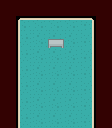

Rendered tile map (Tiled .tmx) drawn with the repository's tilesets; below, a short description and the map source with its tile grids summarised:
An orthogonal 7x8 tile map with 16x16 px tiles, 3 tile layers (Tile Layer 1, Tile Layer 3, collisions), 3 tilesets.

<map version="1.0" orientation="orthogonal" renderorder="right-down" width="7" height="8" tilewidth="16" tileheight="16" nextobjectid="1">
 <tileset firstgid="1" source="roguelikeSheet_transparent.tsx" />
 <tileset firstgid="1768" source="roguelikeIndoor_transparent.tsx" />
 <tileset firstgid="2236" source="meta_tiles.tsx" />
 <layer name="Tile Layer 1" width="7" height="8">
  <data>[56 cells, 35 non-empty, 6 distinct tile ids]</data>
 </layer>
 <layer name="Tile Layer 3" width="7" height="8">
  <data>[56 cells, 1 non-empty, 1 distinct tile ids]</data>
 </layer>
 <objectgroup name="player" />
 <layer name="collisions" width="7" height="8">
  <data>[56 cells, 21 non-empty, 1 distinct tile ids]</data>
 </layer>
</map>
